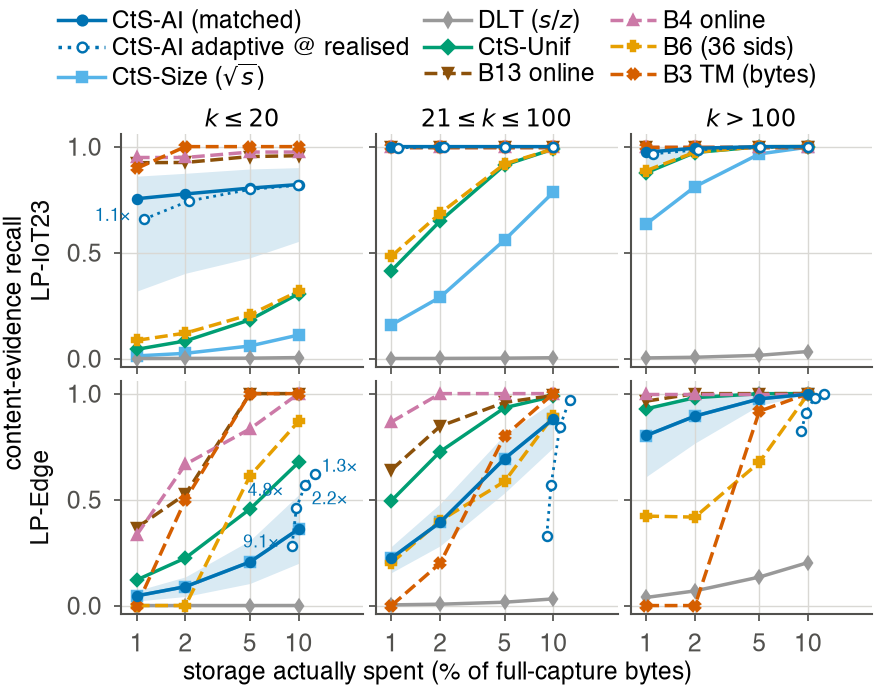

Here is the Python script that generated this plot:
"""Fig. 2 rev1 (E1): content-evidence recall vs REALISED storage, by incident-size stratum, LP-IoT23 (in-domain,
p = 1%) and LP-Edge (zero-shot). Review R3-M2(g) "Fig. 2 fairness":

* the main CtS curve is the budget-matched CtS-AI design (static U5τ0.2_bm: expected spend = B̄E exactly), drawn
  with its 95% cluster-bootstrap band (scripts/90_aggregate.py --rev rev1);
* the adaptive as-deployed arm (U6τ: realised-cost controller + boost) is drawn separately (thin dotted line, open
  markers) at its REALISED spend ρ × spend/target, with the factor annotated where it exceeds 1.1 — so no policy is
  credited with storage it did not use;
* baselines (rev1 versions): B13 and B4 online with a per-epoch budget (budget-exact, no hindsight), B6 on the 36
  strict audit sids, B3 scored at byte level, CtS-Size (B10, π ∝ √s), DLT threshold sampling (π = min(1, s/z)),
  CtS-Unif. Everything except the adaptive arm spends B̄E exactly or in expectation.

Input: results/summary/E1_summary_rev1.parquet, E1_policies_rev1.parquet. Output: figures/fig2_recall_rev1.pdf
(IEEE single column, 3.5 in), .png preview and fig2_recall_rev1.caption.txt (caption facts). The rev0 figure
figures/fig2_recall.pdf is kept.

    .venv/bin/python -I P1_CommitThenSample/figures/fig2_recall_rev1.py
"""
from __future__ import annotations

import json
import sys
from pathlib import Path

import numpy as np
import pandas as pd

HERE = Path(__file__).resolve().parent
P1 = HERE.parent
import matplotlib  # noqa: E402

matplotlib.use("Agg")
import matplotlib.pyplot as plt  # noqa: E402
from matplotlib.lines import Line2D  # noqa: E402

SUMMARY = P1 / "results" / "summary"
# paper-wide Okabe-Ito palette (as fig2_recall.py); CtS variants solid, non-CtS baselines dashed
C = {"cts_ai": "#0072B2", "cts_size": "#56B4E9", "cts_unif": "#009E73", "dlt": "#999999", "b3": "#D55E00",
     "b4": "#CC79A7", "b6": "#E69F00", "b13": "#8C510A", "ink": "#0b0b0b", "ink2": "#52514e", "grid": "#d9d8d4"}
POL = [("CtS-AI-static", "CtS-AI (matched)", C["cts_ai"], "-", "o"),
       ("CtS-AI", "CtS-AI adaptive @ realised", C["cts_ai"], ":", "o"),
       ("CtS-Size", "CtS-Size ($\\sqrt{s}$)", C["cts_size"], "-", "s"),
       ("DLT", "DLT ($s/z$)", C["dlt"], "-", "d"),
       ("CtS-Unif", "CtS-Unif", C["cts_unif"], "-", "D"),
       ("B13", "B13 online", C["b13"], "--", "v"),
       ("B4", "B4 online", C["b4"], "--", "^"),
       ("B6", "B6 (36 sids)", C["b6"], "--", "P"),
       ("B3", "B3 TM (bytes)", C["b3"], "--", "X")]
STRATA = [("k<=20", "$k\\leq20$"), ("k21-100", "$21\\leq k\\leq100$"), ("k>100", "$k>100$")]
ROWS = [("LP-IoT23 1%", "LP-IoT23"), ("LP-Edge", "LP-Edge")]


def style():
    plt.rcParams.update({
        "font.family": "sans-serif", "font.sans-serif": ["Helvetica", "Arial", "DejaVu Sans"], "font.size": 7,
        "axes.titlesize": 7, "axes.labelsize": 7, "xtick.labelsize": 7, "ytick.labelsize": 7, "legend.fontsize": 7,
        "axes.linewidth": 0.6, "xtick.major.width": 0.5, "ytick.major.width": 0.5, "xtick.major.size": 2,
        "ytick.major.size": 2, "xtick.minor.size": 0, "axes.edgecolor": C["ink2"], "axes.labelcolor": C["ink"],
        "xtick.color": C["ink2"], "ytick.color": C["ink2"], "axes.spines.top": False, "axes.spines.right": False,
        "pdf.fonttype": 42, "ps.fonttype": 42, "legend.frameon": False, "axes.grid": True, "grid.color": C["grid"],
        "grid.linewidth": 0.4, "lines.linewidth": 1.0, "lines.markersize": 3})


def main() -> int:
    style()
    S = pd.read_parquet(SUMMARY / "E1_summary_rev1.parquet")
    rhos = sorted(S["rho"].unique())
    fig, axs = plt.subplots(2, 3, figsize=(3.5, 2.75), sharex=True, sharey=True, layout="constrained")
    nI, spend_note = {}, {}
    for i, (grp, glab) in enumerate(ROWS):
        G = S[S["group"] == grp]
        for j, (st, slab) in enumerate(STRATA):
            ax = axs[i, j]
            ax.set_xscale("log")
            n = int(G[f"n_{st}"].max()) if len(G) else 0
            nI[f"{glab}/{st}"] = n
            for key, lab, col, ls, mk in POL:
                g = G[G["policy"] == key].sort_values("rho")
                if g.empty:
                    continue
                x = 100 * g["rho"].to_numpy(float)
                if key == "CtS-AI":
                    sp = g["spend_over_target_mean"].to_numpy(float)
                    x = x * sp
                    spend_note[f"{glab}"] = {f"{r:g}": float(v) for r, v in zip(g["rho"], sp)}
                y = g[f"content_{st}"].to_numpy(float)
                if key == "CtS-AI-static" and f"content_{st}_lo" in g:
                    lo, hi = g[f"content_{st}_lo"].to_numpy(float), g[f"content_{st}_hi"].to_numpy(float)
                    ax.fill_between(x, lo, hi, color=col, alpha=0.15, lw=0)
                ax.plot(x, y, color=col, ls=ls, marker=mk, ms=2.6, lw=0.8 if key == "CtS-AI" else 1.0,
                        mfc="white" if key == "CtS-AI" else col, mew=0.7, zorder=3 if key.startswith("CtS-AI") else 2)
                if key == "CtS-AI" and j == 0:
                    offs = [(-9, 1), (-9, 5), (7, -4), (7, 2)]
                    for t, (xx, yy, f) in enumerate(zip(x, y, g["spend_over_target_mean"].to_numpy(float))):
                        if f > 1.1:
                            ax.annotate(f"{f:.1f}×", (xx, yy), textcoords="offset points", xytext=offs[t % 4],
                                        ha="center", va="center", fontsize=5, color=col)
            ax.set_ylim(-0.04, 1.06)
            ax.set_xticks([1, 2, 5, 10], ["1", "2", "5", "10"])
            ax.set_xlim(0.8, 25)
            if i == 0:
                ax.set_title(slab, pad=2)
            if j == 0:
                ax.set_ylabel(glab)

    hand = [Line2D([], [], color=c, ls=ls, marker=m, ms=2.8, lw=1.0, mfc="white" if k == "CtS-AI" else c, mew=0.7)
            for k, _, c, ls, m in POL]
    fig.legend(hand, [p[1] for p in POL], loc="outside upper center", ncol=3, handlelength=1.9,
               columnspacing=0.6, labelspacing=0.15, borderaxespad=0.0, handletextpad=0.3)
    fig.supylabel("content-evidence recall", fontsize=7)
    fig.supxlabel("storage actually spent (% of full-capture bytes)", fontsize=7)
    fig.get_layout_engine().set(w_pad=0.01, h_pad=0.01, wspace=0.02, hspace=0.02)
    out = HERE / "fig2_recall_rev1.pdf"
    fig.savefig(out)
    fig.savefig(HERE / "fig2_recall_rev1.png", dpi=250)
    g5 = S[np.isclose(S["rho"], 0.05)]
    vals = {}
    for grp, glab in ROWS:
        for key, *_ in POL:
            r = g5[(g5["group"] == grp) & (g5["policy"] == key)]
            if len(r):
                r = r.iloc[0]
                vals[f"{glab}/{key}"] = {st: [float(r[f"content_{st}"]), float(r.get(f"content_{st}_lo", np.nan)),
                                              float(r.get(f"content_{st}_hi", np.nan))] for st, _ in STRATA}
                vals[f"{glab}/{key}"]["spend_over_target"] = float(r.get("spend_over_target_mean", np.nan))
    cap = {"figure": "fig2_recall_rev1.pdf", "rho": [float(r) for r in rhos], "incidents_per_panel": nI,
           "x_axis": "storage actually spent = rho x spend/target (log scale); every policy except the adaptive CtS-AI "
                     "arm spends B-bar E exactly or in expectation, so it sits at its nominal rho",
           "main_cts_curve": "CtS-AI budget-matched static design (U5tau0.2_bm), band = 95% two-stage cluster-bootstrap "
                             "interval (clusters: streams for LP-IoT23, attack classes for LP-Edge)",
           "adaptive_spend_over_target": spend_note,
           "rho5_values_[point,lo,hi]": vals,
           "baselines": "B13/B4 online with a per-epoch budget (greedy top-k within B-bar + carried deficit; B13 keeps a "
                        "keyed reserve max(phi0, .)); B6 on the 36 strict audit sids; B3 Time Machine scored at byte level "
                        "(content evidence iff the unit's first payload packet lies within the first N bytes of its "
                        "connection); CtS-Size = B10 (pi ~ sqrt(s)); DLT = threshold sampling pi = min(1, s/z)",
           "text_for_caption": "E1 (rev1): content-evidence recall vs storage actually spent, by incident size k, "
                               "LP-IoT23 (6 LOSO folds, p = 1%) and LP-Edge (zero-shot). Main CtS curve = budget-matched "
                               "CtS-AI with 95% cluster-bootstrap band; the adaptive arm (dotted, open markers) is plotted "
                               "at its realised spend (factor annotated when > 1.1). Online baselines without hindsight."}
    (HERE / "fig2_recall_rev1.caption.txt").write_text(json.dumps(cap, indent=1))
    print(f"wrote {out}")
    return 0


if __name__ == "__main__":
    sys.exit(main())
